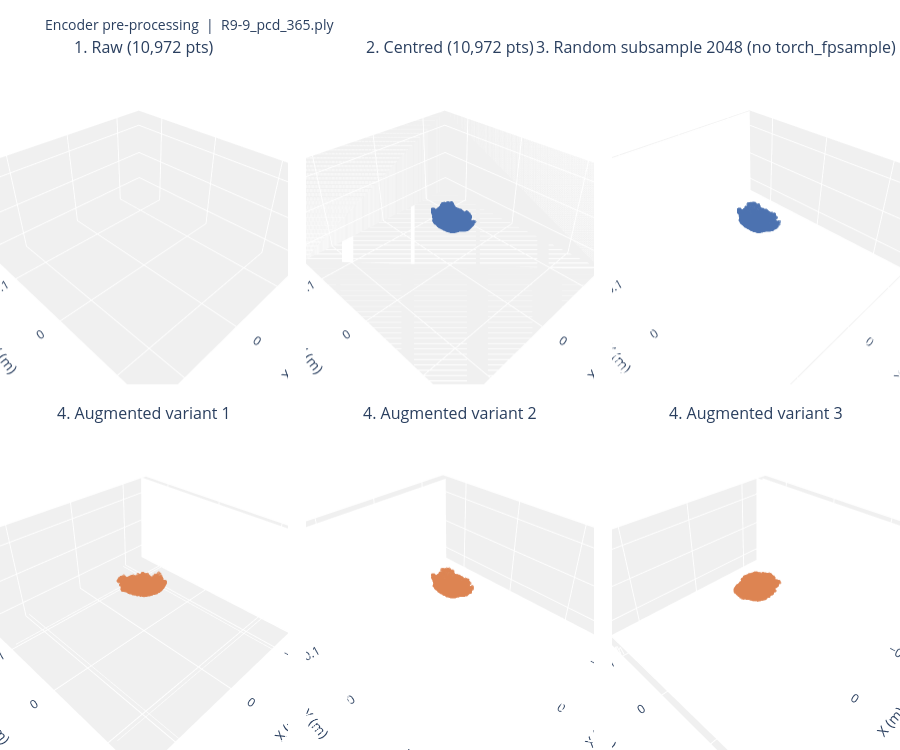

The notebook cell this image was saved under:
### Markdown cell above
## Encoder Input Visualisation

Shows what point clouds look like at each pre-processing stage before entering the encoder:
1. **Raw** — points loaded directly from the `.ply` file
2. **Centred** — mean subtracted (the only normalisation applied)
3. **FPS 1024** — farthest-point sampled to 1024 points

Set `PLY_PATH` to any `.ply` from the dataset. Run on the GPU server where `torch_fpsample` is available.

### Code cell
from __future__ import annotations

from pathlib import Path

import matplotlib.pyplot as plt
import numpy as np
import open3d as o3d

ROOT = Path(".").resolve()
PLY_PARTIAL = ROOT / "reviewdata/R9-9_pcd_365.ply"
PLY_FULL = ROOT / "reviewdata/2025-000_20000.ply"

# Config — set to any .ply from the 3DPotatoTwin dataset
# ---------------------------------------------------------------------------
PLY_PATH = PLY_PARTIAL  # e.g. "/data/3DPotatoTwin/1_rgbd/2_pcd/label123/label123_pcd_05.ply"
NUM_POINTS = 2048
N_AUGMENTED_VARIANTS = 3   # number of augmented versions to show in the second row
POINT_SIZE = 2

if not PLY_PATH:
    raise ValueError("Set PLY_PATH to a .ply file from the dataset before running this cell.")

# ---------------------------------------------------------------------------
# Pre-processing (mirrors encoder_dataset.py exactly)
# ---------------------------------------------------------------------------
pcd = o3d.io.read_point_cloud(PLY_PATH)
raw = np.asarray(pcd.points, dtype=np.float32)

centred = raw - raw.mean(axis=0)

# FPS — use torch_fpsample if available (server), else random subsample (local)
pts_t = torch.tensor(centred, dtype=torch.float32)
try:
    import torch_fpsample
    fps_pts, _ = torch_fpsample.sample(pts_t, min(NUM_POINTS, pts_t.shape[0]))
    fps = fps_pts.numpy()
    fps_label = f"FPS {NUM_POINTS}"
except ImportError:
    rng_fps = np.random.default_rng(0)
    idx = rng_fps.choice(len(centred), min(NUM_POINTS, len(centred)), replace=False)
    fps = centred[idx]
    fps_label = f"Random subsample {NUM_POINTS} (no torch_fpsample)"


# Recompute augmented variants to have the same scale and bbox
def _augment(pts: np.ndarray, rng: np.random.Generator) -> np.ndarray:
    rx = math.radians(rng.uniform(-2, 2))
    ry = math.radians(rng.uniform(-2, 2))
    rz = math.radians(rng.uniform(-90, 90))
    cx, sx = math.cos(rx), math.sin(rx)
    cy, sy = math.cos(ry), math.sin(ry)
    cz, sz = math.cos(rz), math.sin(rz)
    Rx = np.array([[1, 0, 0], [0, cx, -sx], [0, sx, cx]], dtype=np.float32)
    Ry = np.array([[cy, 0, sy], [0, 1, 0], [-sy, 0, cy]], dtype=np.float32)
    Rz = np.array([[cz, -sz, 0], [sz, cz, 0], [0, 0, 1]], dtype=np.float32)
    pts = pts @ (Rz @ Ry @ Rx).T
    if rng.random() < 0.5:
        pts[:, 0] = -pts[:, 0]
    noise = rng.standard_normal(pts.shape).astype(np.float32) * 5e-4
    noise = np.clip(noise, -1e-3, 1e-3)
    pts = pts + noise
    return pts

rng = np.random.default_rng(42)
augmented_variants = [_augment(fps.copy(), rng) for _ in range(N_AUGMENTED_VARIANTS)]

# ---------------------------------------------------------------------------
# Interactive plotly figure  (rotate / zoom / pan each subplot independently)
# ---------------------------------------------------------------------------
n_cols = max(3, N_AUGMENTED_VARIANTS)
n_rows = 2

specs = [[ {"type": "scatter3d"} for _ in range(n_cols)] for _ in range(n_rows)]
row1_titles = [
    f"1. Raw ({len(raw):,} pts)",
    f"2. Centred ({len(centred):,} pts)",
    f"3. {fps_label} ({len(fps):,} pts)",
] + [""] * (n_cols - 3)
row2_titles = [f"4. Augmented variant {i+1}" for i in range(N_AUGMENTED_VARIANTS)] \
              + [""] * (n_cols - N_AUGMENTED_VARIANTS)
subplot_titles = row1_titles + row2_titles

fig = make_subplots(
    rows=n_rows, cols=n_cols,
    specs=specs,
    subplot_titles=subplot_titles,
    horizontal_spacing=0.02,
    vertical_spacing=0.06,
)

BLUE   = "#4C72B0"
ORANGE = "#DD8452"

def _trace(pts: np.ndarray, color: str, name: str) -> go.Scatter3d:
    return go.Scatter3d(
        x=pts[:, 0], y=pts[:, 1], z=pts[:, 2],
        mode="markers",
        marker=dict(size=POINT_SIZE, color=color, opacity=0.7),
        name=name,
        showlegend=False,
        hovertemplate="x=%{x:.4f} m<br>y=%{y:.4f} m<br>z=%{z:.4f} m<extra></extra>",
    )

for col_i, (pts, name) in enumerate([
    (raw,     f"Raw ({len(raw):,} pts)"),
    (centred, f"Centred ({len(centred):,} pts)"),
    (fps,     f"{fps_label} ({len(fps):,} pts)"),
], start=1):
    fig.add_trace(_trace(pts, BLUE, name), row=1, col=col_i)

for i, aug in enumerate(augmented_variants):
    fig.add_trace(
        _trace(aug, ORANGE, f"Augmented variant {i+1}"),
        row=2, col=i + 1,
    )

axis_style = dict(
    showbackground=True,
    backgroundcolor="rgb(240,240,240)",
    gridcolor="white",
    title_font_size=9,
)
scene_kw = dict(
    xaxis={**axis_style, "title": "X (m)", "range": [-0.15, 0.15]},
    yaxis={**axis_style, "title": "Y (m)", "range": [-0.15, 0.15]},
    zaxis={**axis_style, "title": "Z (m)", "range": [-0.15, 0.15]},
    aspectmode="data",
)

scene_idx = 1
for r in range(1, n_rows + 1):
    for c in range(1, n_cols + 1):
        key = "scene" if scene_idx == 1 else f"scene{scene_idx}"
        fig.update_layout(**{key: scene_kw})
        scene_idx += 1

fig.update_layout(
    title_text=f"Encoder pre-processing  |  {Path(PLY_PATH).name}",
    title_font_size=14,
    height=750,
    margin=dict(l=0, r=0, t=60, b=0),
)

fig.show()

# Summary statistics
print(f"\nRaw     — n={len(raw):>6,}  bbox X={(raw[:,0].max()-raw[:,0].min()):.4f} m  Y={(raw[:,1].max()-raw[:,1].min()):.4f} m  Z={(raw[:,2].max()-raw[:,2].min()):.4f} m")
print(f"Centred — centroid={centred.mean(axis=0).round(6)}")
print(f"FPS     — n={len(fps):>6,}  bbox X={(fps[:,0].max()-fps[:,0].min()):.4f} m  Y={(fps[:,1].max()-fps[:,1].min()):.4f} m  Z={(fps[:,2].max()-fps[:,2].min()):.4f} m")

### Figure 1 — Plotly figure (JSON) as saved in the notebook; plotly's stock layout.template omitted (floating-point values rounded to 4 significant figures; data arrays with more than 128 entries replaced by an {"elided": "..."} marker saying what was removed)
{"data": [{"hovertemplate": "x=%{x:.4f} m<br>y=%{y:.4f} m<br>z=%{z:.4f} m<extra></extra>", "marker": {"color": "#4C72B0", "opacity": 0.7, "size": 2}, "mode": "markers", "name": "Raw (10,972 pts)", "scene": "scene", "showlegend": false, "type": "scatter3d", "x": {"elided": "10972 float values"}, "y": {"elided": "10972 float values"}, "z": {"elided": "10972 float values"}}, {"hovertemplate": "x=%{x:.4f} m<br>y=%{y:.4f} m<br>z=%{z:.4f} m<extra></extra>", "marker": {"color": "#4C72B0", "opacity": 0.7, "size": 2}, "mode": "markers", "name": "Centred (10,972 pts)", "scene": "scene2", "showlegend": false, "type": "scatter3d", "x": {"elided": "10972 float values"}, "y": {"elided": "10972 float values"}, "z": {"elided": "10972 float values"}}, {"hovertemplate": "x=%{x:.4f} m<br>y=%{y:.4f} m<br>z=%{z:.4f} m<extra></extra>", "marker": {"color": "#4C72B0", "opacity": 0.7, "size": 2}, "mode": "markers", "name": "Random subsample 2048 (no torch_fpsample) (2,048 pts)", "scene": "scene3", "showlegend": false, "type": "scatter3d", "x": {"elided": "2048 float values"}, "y": {"elided": "2048 float values"}, "z": {"elided": "2048 float values"}}, {"hovertemplate": "x=%{x:.4f} m<br>y=%{y:.4f} m<br>z=%{z:.4f} m<extra></extra>", "marker": {"color": "#DD8452", "opacity": 0.7, "size": 2}, "mode": "markers", "name": "Augmented variant 1", "scene": "scene4", "showlegend": false, "type": "scatter3d", "x": {"elided": "2048 float values"}, "y": {"elided": "2048 float values"}, "z": {"elided": "2048 float values"}}, {"hovertemplate": "x=%{x:.4f} m<br>y=%{y:.4f} m<br>z=%{z:.4f} m<extra></extra>", "marker": {"color": "#DD8452", "opacity": 0.7, "size": 2}, "mode": "markers", "name": "Augmented variant 2", "scene": "scene5", "showlegend": false, "type": "scatter3d", "x": {"elided": "2048 float values"}, "y": {"elided": "2048 float values"}, "z": {"elided": "2048 float values"}}, {"hovertemplate": "x=%{x:.4f} m<br>y=%{y:.4f} m<br>z=%{z:.4f} m<extra></extra>", "marker": {"color": "#DD8452", "opacity": 0.7, "size": 2}, "mode": "markers", "name": "Augmented variant 3", "scene": "scene6", "showlegend": false, "type": "scatter3d", "x": {"elided": "2048 float values"}, "y": {"elided": "2048 float values"}, "z": {"elided": "2048 float values"}}], "layout": {"annotations": [{"font": {"size": 16}, "showarrow": false, "text": "1. Raw (10,972 pts)", "x": 0.16, "xanchor": "center", "xref": "paper", "y": 1, "yanchor": "bottom", "yref": "paper"}, {"font": {"size": 16}, "showarrow": false, "text": "2. Centred (10,972 pts)", "x": 0.5, "xanchor": "center", "xref": "paper", "y": 1, "yanchor": "bottom", "yref": "paper"}, {"font": {"size": 16}, "showarrow": false, "text": "3. Random subsample 2048 (no torch_fpsample) (2,048 pts)", "x": 0.84, "xanchor": "center", "xref": "paper", "y": 1, "yanchor": "bottom", "yref": "paper"}, {"font": {"size": 16}, "showarrow": false, "text": "4. Augmented variant 1", "x": 0.16, "xanchor": "center", "xref": "paper", "y": 0.47, "yanchor": "bottom", "yref": "paper"}, {"font": {"size": 16}, "showarrow": false, "text": "4. Augmented variant 2", "x": 0.5, "xanchor": "center", "xref": "paper", "y": 0.47, "yanchor": "bottom", "yref": "paper"}, {"font": {"size": 16}, "showarrow": false, "text": "4. Augmented variant 3", "x": 0.84, "xanchor": "center", "xref": "paper", "y": 0.47, "yanchor": "bottom", "yref": "paper"}], "height": 750, "margin": {"b": 0, "l": 0, "r": 0, "t": 60}, "scene": {"aspectmode": "data", "domain": {"x": [0, 0.32], "y": [0.53, 1]}, "xaxis": {"backgroundcolor": "rgb(240,240,240)", "gridcolor": "white", "range": [-0.15, 0.15], "showbackground": true, "title": {"text": "X (m)"}}, "yaxis": {"backgroundcolor": "rgb(240,240,240)", "gridcolor": "white", "range": [-0.15, 0.15], "showbackground": true, "title": {"text": "Y (m)"}}, "zaxis": {"backgroundcolor": "rgb(240,240,240)", "gridcolor": "white", "range": [-0.15, 0.15], "showbackground": true, "title": {"text": "Z (m)"}}}, "scene2": {"aspectmode": "data", "domain": {"x": [0.34, 0.66], "y": [0.53, 1]}, "xaxis": {"backgroundcolor": "rgb(240,240,240)", "gridcolor": "white", "range": [-0.15, 0.15], "showbackground": true, "title": {"text": "X (m)"}}, "yaxis": {"backgroundcolor": "rgb(240,240,240)", "gridcolor": "white", "range": [-0.15, 0.15], "showbackground": true, "title": {"text": "Y (m)"}}, "zaxis": {"backgroundcolor": "rgb(240,240,240)", "gridcolor": "white", "range": [-0.15, 0.15], "showbackground": true, "title": {"text": "Z (m)"}}}, "scene3": {"aspectmode": "data", "domain": {"x": [0.68, 1], "y": [0.53, 1]}, "xaxis": {"backgroundcolor": "rgb(240,240,240)", "gridcolor": "white", "range": [-0.15, 0.15], "showbackground": true, "title": {"text": "X (m)"}}, "yaxis": {"backgroundcolor": "rgb(240,240,240)", "gridcolor": "white", "range": [-0.15, 0.15], "showbackground": true, "title": {"text": "Y (m)"}}, "zaxis": {"backgroundcolor": "rgb(240,240,240)", "gridcolor": "white", "range": [-0.15, 0.15], "showbackground": true, "title": {"text": "Z (m)"}}}, "scene4": {"aspectmode": "data", "domain": {"x": [0, 0.32], "y": [0, 0.47]}, "xaxis": {"backgroundcolor": "rgb(240,240,240)", "gridcolor": "white", "range": [-0.15, 0.15], "showbackground": true, "title": {"text": "X (m)"}}, "yaxis": {"backgroundcolor": "rgb(240,240,240)", "gridcolor": "white", "range": [-0.15, 0.15], "showbackground": true, "title": {"text": "Y (m)"}}, "zaxis": {"backgroundcolor": "rgb(240,240,240)", "gridcolor": "white", "range": [-0.15, 0.15], "showbackground": true, "title": {"text": "Z (m)"}}}, "scene5": {"aspectmode": "data", "domain": {"x": [0.34, 0.66], "y": [0, 0.47]}, "xaxis": {"backgroundcolor": "rgb(240,240,240)", "gridcolor": "white", "range": [-0.15, 0.15], "showbackground": true, "title": {"text": "X (m)"}}, "yaxis": {"backgroundcolor": "rgb(240,240,240)", "gridcolor": "white", "range": [-0.15, 0.15], "showbackground": true, "title": {"text": "Y (m)"}}, "zaxis": {"backgroundcolor": "rgb(240,240,240)", "gridcolor": "white", "range": [-0.15, 0.15], "showbackground": true, "title": {"text": "Z (m)"}}}, "scene6": {"aspectmode": "data", "domain": {"x": [0.68, 1], "y": [0, 0.47]}, "xaxis": {"backgroundcolor": "rgb(240,240,240)", "gridcolor": "white", "range": [-0.15, 0.15], "showbackground": true, "title": {"text": "X (m)"}}, "yaxis": {"backgroundcolor": "rgb(240,240,240)", "gridcolor": "white", "range": [-0.15, 0.15], "showbackground": true, "title": {"text": "Y (m)"}}, "zaxis": {"backgroundcolor": "rgb(240,240,240)", "gridcolor": "white", "range": [-0.15, 0.15], "showbackground": true, "title": {"text": "Z (m)"}}}, "title": {"font": {"size": 14}, "text": "Encoder pre-processing  |  R9-9_pcd_365.ply"}}}
